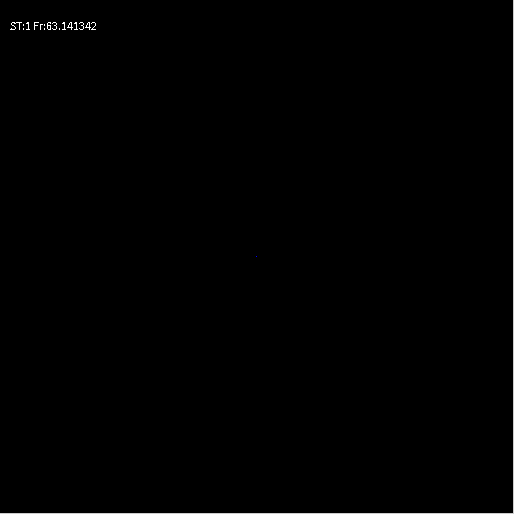
Frame 1 (no input)
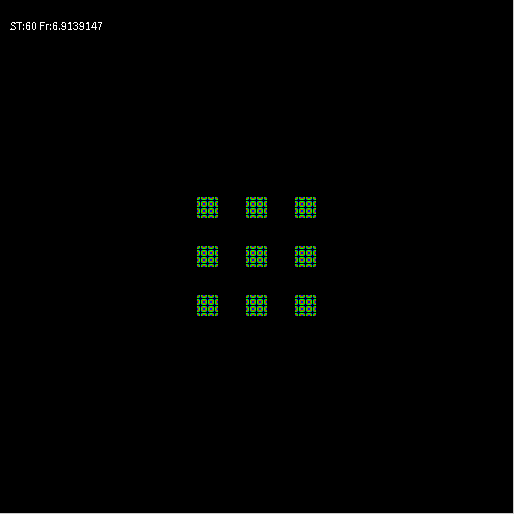
Frame 60 (the mouse pressed at the canvas centre just before this capture)
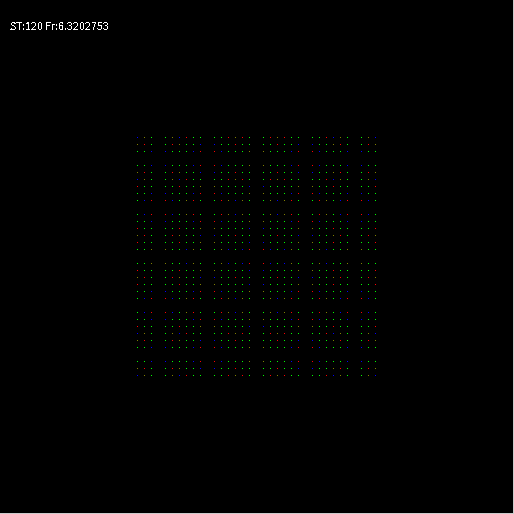
Frame 120 (the mouse held since frame 60 and released just before this capture)

The Processing sketch that drew these frames (run headless with seeded random() and noise(); from frame 60 on, the mouse is pressed at the canvas centre):

// Processing sketch: automat_wzrost2Dv1Moore
// ── automat_wzrost2Dv1Moore.pde
//Jednowymiarowy, DETERMINISTYCZNY automat komórkowy - reguła "ZSUMUJ Z SĄSIADAMI I WEŹ MODULO". Kroki MC
//Zasiewanie tablicy na początku z zadaną gęstością lub pojedynczą komórką
//////////////////////////////////////////////////////////////////////////////////////////////////////////////////
int WorldSize=513;//Ile chcemy elementów w linii?
int Div=7;
int[][] WorldOld=new int[WorldSize][WorldSize];//Tworzenie tablic - w Processingu zawsze za pomocą alokacji
int[][] WorldNew=new int[WorldSize][WorldSize];
float IDens=0.0;//Początkowa gęstość w tablicy

void setup()
{
  size(514,514);    //Okno kwadratowe
  noSmooth();frameRate(20);
  if(IDens>0)
  {
   for(int i=0;i<WorldOld.length;i++) //Zasiewanie tablicy
    for(int j=0;j<WorldOld.length;j++) 
     if(random(1.0)<IDens)
       WorldOld[i][j]=int(random(Div));
  }
  else
  {
    WorldOld[WorldSize/2][WorldSize/2]=1;
  }
}


int t=0;
void draw()
{  
  for(int i=0;i<WorldOld.length;i++)//Wizualizacja czyli "rysowanie na ekranie" 
  for(int j=0;j<WorldOld.length;j++) 
  {
    switch(WorldOld[i][j]){ //Instrukcja wyboru pozwala nam wybrać dowolny kolor w zależności od liczby w konmórce
    case 3:stroke(128,128,0);break;
    case 2:stroke(255,0,0);break;
    case 1:stroke(0,0,255);break;
    case 0:stroke(0,0,0);break;
    default: stroke(0,255,0);//To się pojawiac nie powinno
    break;
    }
    point(i,j);
  }
  
  for(int i=0;i<WorldOld.length;i++)//Zmiana stanu automatu
  {
       //Reguła - "ZSUMUJ Z SĄSIADAMI I WEŹ MODULO"
       //liczenie indeksów sąsiadów z zawijaniem modulo
       int right = (i+1) % WorldSize;          
       int left  = (WorldSize+i-1) % WorldSize;
       
       for(int j=0;j<WorldOld.length;j++) 
       {
         int dw=(j+1) % WorldSize;   
         int up=(WorldSize+j-1) % WorldSize;
         
         int ile = WorldOld[i][j] //Centrum
                 +WorldOld[left][j]+WorldOld[right][j]//Sasiedzi boczni
                 +WorldOld[i][up]+WorldOld[i][dw]//Sąsiedzi gorny/dolny
                 +WorldOld[left][up]+WorldOld[left][dw]//I narożni
                 +WorldOld[right][up]+WorldOld[right][dw]
                 ;//suma pięciu brana potem modulo div
      
         WorldNew[i][j]=ile % Div;//Nowy stan zapisujemy na drugą tablicę
       }
   }
   
   //Zamiana tablic
   int[][] WorldTmp=WorldOld;
   WorldOld=WorldNew;
   WorldNew=WorldTmp;
   
   t++;//Kolejne pokolenie/krok/rok
   fill(255);
   text("ST:"+t+" Fr:"+frameRate,10,30);
}
